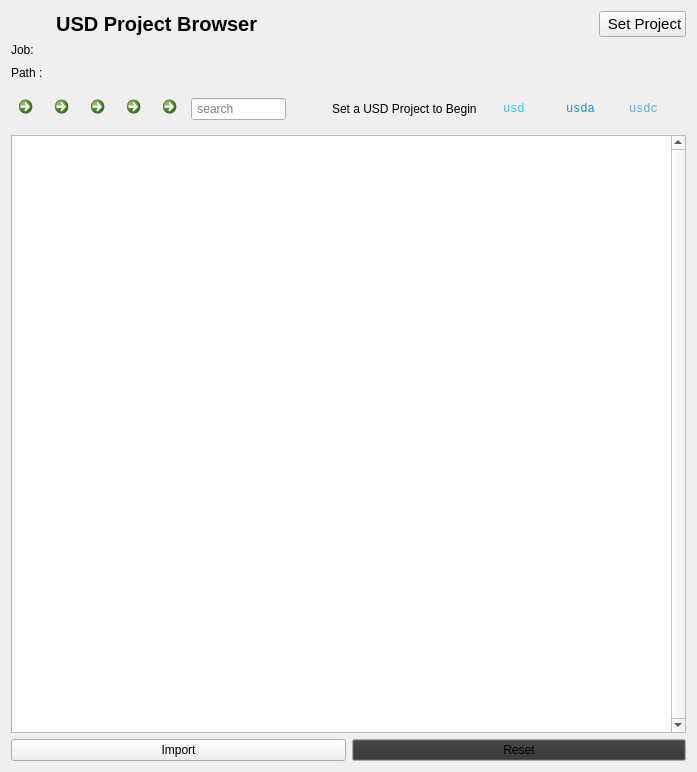
<?xml version="1.0" encoding="UTF-8"?>
<ui version="4.0">
 <class>Form</class>
 <widget class="QWidget" name="Form">
  <property name="enabled">
   <bool>true</bool>
  </property>
  <property name="geometry">
   <rect>
    <x>0</x>
    <y>0</y>
    <width>697</width>
    <height>772</height>
   </rect>
  </property>
  <property name="sizePolicy">
   <sizepolicy hsizetype="Expanding" vsizetype="Preferred">
    <horstretch>1</horstretch>
    <verstretch>0</verstretch>
   </sizepolicy>
  </property>
  <property name="minimumSize">
   <size>
    <width>1</width>
    <height>1</height>
   </size>
  </property>
  <property name="windowTitle">
   <string>Form</string>
  </property>
  <layout class="QVBoxLayout" name="verticalLayout">
   <item>
    <layout class="QGridLayout" name="gridLayout_2">
     <item row="2" column="0">
      <widget class="QLabel" name="jobpath">
       <property name="text">
        <string>Job:    </string>
       </property>
      </widget>
     </item>
     <item row="11" column="0">
      <layout class="QHBoxLayout" name="horizontalLayout_3">
       <item>
        <widget class="QPushButton" name="importbtn">
         <property name="cursor">
          <cursorShape>OpenHandCursor</cursorShape>
         </property>
         <property name="text">
          <string>Import</string>
         </property>
        </widget>
       </item>
       <item>
        <widget class="QPushButton" name="resetbtn">
         <property name="palette">
          <palette>
           <active>
            <colorrole role="Button">
             <brush brushstyle="SolidPattern">
              <color alpha="255">
               <red>55</red>
               <green>55</green>
               <blue>55</blue>
              </color>
             </brush>
            </colorrole>
           </active>
           <inactive>
            <colorrole role="Button">
             <brush brushstyle="SolidPattern">
              <color alpha="255">
               <red>50</red>
               <green>50</green>
               <blue>50</blue>
              </color>
             </brush>
            </colorrole>
           </inactive>
           <disabled>
            <colorrole role="Button">
             <brush brushstyle="SolidPattern">
              <color alpha="255">
               <red>55</red>
               <green>55</green>
               <blue>55</blue>
              </color>
             </brush>
            </colorrole>
           </disabled>
          </palette>
         </property>
         <property name="cursor">
          <cursorShape>OpenHandCursor</cursorShape>
         </property>
         <property name="autoFillBackground">
          <bool>false</bool>
         </property>
         <property name="styleSheet">
          <string notr="true"/>
         </property>
         <property name="text">
          <string>Reset</string>
         </property>
        </widget>
       </item>
      </layout>
     </item>
     <item row="9" column="0">
      <layout class="QHBoxLayout" name="horizontalLayout_2">
       <item>
        <widget class="QCommandLinkButton" name="backbtn">
         <property name="enabled">
          <bool>true</bool>
         </property>
         <property name="sizePolicy">
          <sizepolicy hsizetype="Fixed" vsizetype="Preferred">
           <horstretch>0</horstretch>
           <verstretch>0</verstretch>
          </sizepolicy>
         </property>
         <property name="minimumSize">
          <size>
           <width>30</width>
           <height>0</height>
          </size>
         </property>
         <property name="maximumSize">
          <size>
           <width>0</width>
           <height>16777215</height>
          </size>
         </property>
         <property name="cursor">
          <cursorShape>OpenHandCursor</cursorShape>
         </property>
         <property name="text">
          <string/>
         </property>
         <property name="icon">
          <iconset>
           <normaloff>../../../../../../../Documents/3D/QtDesigner/icons/BUTTONS/back.svg</normaloff>../../../../../../../Documents/3D/QtDesigner/icons/BUTTONS/back.svg</iconset>
         </property>
        </widget>
       </item>
       <item>
        <widget class="QCommandLinkButton" name="fwdbtn">
         <property name="sizePolicy">
          <sizepolicy hsizetype="Fixed" vsizetype="Preferred">
           <horstretch>0</horstretch>
           <verstretch>0</verstretch>
          </sizepolicy>
         </property>
         <property name="minimumSize">
          <size>
           <width>30</width>
           <height>0</height>
          </size>
         </property>
         <property name="maximumSize">
          <size>
           <width>0</width>
           <height>16777215</height>
          </size>
         </property>
         <property name="cursor">
          <cursorShape>OpenHandCursor</cursorShape>
         </property>
         <property name="text">
          <string/>
         </property>
         <property name="icon">
          <iconset>
           <normaloff>../../../../../../../Documents/3D/QtDesigner/icons/BUTTONS/forward.svg</normaloff>../../../../../../../Documents/3D/QtDesigner/icons/BUTTONS/forward.svg</iconset>
         </property>
        </widget>
       </item>
       <item>
        <widget class="QCommandLinkButton" name="sortbtn">
         <property name="sizePolicy">
          <sizepolicy hsizetype="Fixed" vsizetype="Preferred">
           <horstretch>0</horstretch>
           <verstretch>0</verstretch>
          </sizepolicy>
         </property>
         <property name="minimumSize">
          <size>
           <width>30</width>
           <height>0</height>
          </size>
         </property>
         <property name="maximumSize">
          <size>
           <width>0</width>
           <height>16777215</height>
          </size>
         </property>
         <property name="cursor">
          <cursorShape>OpenHandCursor</cursorShape>
         </property>
         <property name="text">
          <string/>
         </property>
         <property name="icon">
          <iconset>
           <normaloff>../../../../../../../Documents/3D/QtDesigner/icons/IMAGE/adaptpixelrange.svg</normaloff>../../../../../../../Documents/3D/QtDesigner/icons/IMAGE/adaptpixelrange.svg</iconset>
         </property>
        </widget>
       </item>
       <item>
        <widget class="QCommandLinkButton" name="refbtn">
         <property name="sizePolicy">
          <sizepolicy hsizetype="Fixed" vsizetype="Preferred">
           <horstretch>0</horstretch>
           <verstretch>0</verstretch>
          </sizepolicy>
         </property>
         <property name="minimumSize">
          <size>
           <width>30</width>
           <height>0</height>
          </size>
         </property>
         <property name="maximumSize">
          <size>
           <width>0</width>
           <height>16777215</height>
          </size>
         </property>
         <property name="cursor">
          <cursorShape>PointingHandCursor</cursorShape>
         </property>
         <property name="text">
          <string/>
         </property>
         <property name="icon">
          <iconset>
           <normaloff>../../../../../../../Documents/3D/QtDesigner/icons/BUTTONS/reload.svg</normaloff>../../../../../../../Documents/3D/QtDesigner/icons/BUTTONS/reload.svg</iconset>
         </property>
        </widget>
       </item>
       <item>
        <widget class="QCommandLinkButton" name="homebtn">
         <property name="sizePolicy">
          <sizepolicy hsizetype="Fixed" vsizetype="Preferred">
           <horstretch>0</horstretch>
           <verstretch>0</verstretch>
          </sizepolicy>
         </property>
         <property name="minimumSize">
          <size>
           <width>30</width>
           <height>0</height>
          </size>
         </property>
         <property name="maximumSize">
          <size>
           <width>0</width>
           <height>16777215</height>
          </size>
         </property>
         <property name="sizeIncrement">
          <size>
           <width>0</width>
           <height>0</height>
          </size>
         </property>
         <property name="baseSize">
          <size>
           <width>0</width>
           <height>0</height>
          </size>
         </property>
         <property name="cursor">
          <cursorShape>PointingHandCursor</cursorShape>
         </property>
         <property name="text">
          <string/>
         </property>
         <property name="icon">
          <iconset>
           <normaloff>../../../../../../../Documents/3D/QtDesigner/icons/IMAGE/home.svg</normaloff>../../../../../../../Documents/3D/QtDesigner/icons/IMAGE/home.svg</iconset>
         </property>
        </widget>
       </item>
       <item alignment="Qt::AlignLeft|Qt::AlignVCenter">
        <widget class="QLineEdit" name="searchbar">
         <property name="enabled">
          <bool>true</bool>
         </property>
         <property name="sizePolicy">
          <sizepolicy hsizetype="Fixed" vsizetype="Preferred">
           <horstretch>0</horstretch>
           <verstretch>0</verstretch>
          </sizepolicy>
         </property>
         <property name="minimumSize">
          <size>
           <width>80</width>
           <height>0</height>
          </size>
         </property>
         <property name="maximumSize">
          <size>
           <width>100000</width>
           <height>100000</height>
          </size>
         </property>
         <property name="sizeIncrement">
          <size>
           <width>1</width>
           <height>0</height>
          </size>
         </property>
         <property name="baseSize">
          <size>
           <width>1</width>
           <height>0</height>
          </size>
         </property>
         <property name="font">
          <font>
           <kerning>true</kerning>
          </font>
         </property>
         <property name="text">
          <string/>
         </property>
         <property name="cursorPosition">
          <number>0</number>
         </property>
         <property name="dragEnabled">
          <bool>false</bool>
         </property>
         <property name="readOnly">
          <bool>false</bool>
         </property>
         <property name="placeholderText">
          <string> search</string>
         </property>
         <property name="clearButtonEnabled">
          <bool>true</bool>
         </property>
        </widget>
       </item>
       <item>
        <spacer name="initspace">
         <property name="orientation">
          <enum>Qt::Horizontal</enum>
         </property>
         <property name="sizeType">
          <enum>QSizePolicy::Fixed</enum>
         </property>
         <property name="sizeHint" stdset="0">
          <size>
           <width>40</width>
           <height>20</height>
          </size>
         </property>
        </spacer>
       </item>
       <item alignment="Qt::AlignHCenter">
        <widget class="QLabel" name="initlbl">
         <property name="text">
          <string>Set a USD Project to Begin</string>
         </property>
        </widget>
       </item>
       <item>
        <spacer name="horizontalSpacer">
         <property name="orientation">
          <enum>Qt::Horizontal</enum>
         </property>
         <property name="sizeType">
          <enum>QSizePolicy::Fixed</enum>
         </property>
         <property name="sizeHint" stdset="0">
          <size>
           <width>20</width>
           <height>20</height>
          </size>
         </property>
        </spacer>
       </item>
       <item alignment="Qt::AlignTop">
        <widget class="QLabel" name="usdlbl">
         <property name="sizePolicy">
          <sizepolicy hsizetype="Fixed" vsizetype="Fixed">
           <horstretch>0</horstretch>
           <verstretch>0</verstretch>
          </sizepolicy>
         </property>
         <property name="minimumSize">
          <size>
           <width>40</width>
           <height>40</height>
          </size>
         </property>
         <property name="maximumSize">
          <size>
           <width>0</width>
           <height>0</height>
          </size>
         </property>
         <property name="font">
          <font>
           <family>Consolas</family>
          </font>
         </property>
         <property name="styleSheet">
          <string notr="true">QLabel {
    color: #36C3F1;
}</string>
         </property>
         <property name="text">
          <string>usd</string>
         </property>
        </widget>
       </item>
       <item>
        <spacer name="horizontalSpacer_2">
         <property name="orientation">
          <enum>Qt::Horizontal</enum>
         </property>
         <property name="sizeType">
          <enum>QSizePolicy::Fixed</enum>
         </property>
         <property name="sizeHint" stdset="0">
          <size>
           <width>17</width>
           <height>20</height>
          </size>
         </property>
        </spacer>
       </item>
       <item alignment="Qt::AlignTop">
        <widget class="QLabel" name="usdalbl">
         <property name="enabled">
          <bool>true</bool>
         </property>
         <property name="sizePolicy">
          <sizepolicy hsizetype="Fixed" vsizetype="Fixed">
           <horstretch>0</horstretch>
           <verstretch>0</verstretch>
          </sizepolicy>
         </property>
         <property name="minimumSize">
          <size>
           <width>40</width>
           <height>40</height>
          </size>
         </property>
         <property name="maximumSize">
          <size>
           <width>0</width>
           <height>0</height>
          </size>
         </property>
         <property name="font">
          <font>
           <family>Consolas</family>
          </font>
         </property>
         <property name="styleSheet">
          <string notr="true">QLabel {
    color: #1F8ECD;
}</string>
         </property>
         <property name="text">
          <string>usda</string>
         </property>
        </widget>
       </item>
       <item>
        <spacer name="horizontalSpacer_3">
         <property name="orientation">
          <enum>Qt::Horizontal</enum>
         </property>
         <property name="sizeType">
          <enum>QSizePolicy::Fixed</enum>
         </property>
         <property name="sizeHint" stdset="0">
          <size>
           <width>17</width>
           <height>20</height>
          </size>
         </property>
        </spacer>
       </item>
       <item alignment="Qt::AlignTop">
        <widget class="QLabel" name="usdclbl">
         <property name="sizePolicy">
          <sizepolicy hsizetype="Fixed" vsizetype="Fixed">
           <horstretch>0</horstretch>
           <verstretch>0</verstretch>
          </sizepolicy>
         </property>
         <property name="minimumSize">
          <size>
           <width>40</width>
           <height>40</height>
          </size>
         </property>
         <property name="maximumSize">
          <size>
           <width>0</width>
           <height>0</height>
          </size>
         </property>
         <property name="font">
          <font>
           <family>Consolas</family>
          </font>
         </property>
         <property name="styleSheet">
          <string notr="true">QLabel{
    color: #5DAADA;
}</string>
         </property>
         <property name="text">
          <string>usdc   </string>
         </property>
        </widget>
       </item>
       <item>
        <spacer name="horizontalSpacer_4">
         <property name="orientation">
          <enum>Qt::Horizontal</enum>
         </property>
         <property name="sizeType">
          <enum>QSizePolicy::Fixed</enum>
         </property>
         <property name="sizeHint" stdset="0">
          <size>
           <width>17</width>
           <height>20</height>
          </size>
         </property>
        </spacer>
       </item>
      </layout>
     </item>
     <item row="7" column="0">
      <layout class="QHBoxLayout" name="horizontalLayout_5">
       <item>
        <widget class="QLabel" name="projpath">
         <property name="text">
          <string>Path :  </string>
         </property>
        </widget>
       </item>
       <item alignment="Qt::AlignRight">
        <widget class="QLabel" name="cmtlbl">
         <property name="sizePolicy">
          <sizepolicy hsizetype="Fixed" vsizetype="Fixed">
           <horstretch>0</horstretch>
           <verstretch>0</verstretch>
          </sizepolicy>
         </property>
         <property name="minimumSize">
          <size>
           <width>0</width>
           <height>0</height>
          </size>
         </property>
         <property name="maximumSize">
          <size>
           <width>400</width>
           <height>20</height>
          </size>
         </property>
         <property name="text">
          <string/>
         </property>
        </widget>
       </item>
       <item>
        <spacer name="horizontalSpacer_5">
         <property name="orientation">
          <enum>Qt::Horizontal</enum>
         </property>
         <property name="sizeType">
          <enum>QSizePolicy::Fixed</enum>
         </property>
         <property name="sizeHint" stdset="0">
          <size>
           <width>40</width>
           <height>20</height>
          </size>
         </property>
        </spacer>
       </item>
      </layout>
     </item>
     <item row="10" column="0">
      <widget class="QListWidget" name="scenelist">
       <property name="verticalScrollBarPolicy">
        <enum>Qt::ScrollBarAlwaysOn</enum>
       </property>
       <property name="autoScrollMargin">
        <number>16</number>
       </property>
       <property name="viewMode">
        <enum>QListView::ListMode</enum>
       </property>
      </widget>
     </item>
     <item row="1" column="0">
      <layout class="QHBoxLayout" name="horizontalLayout">
       <item>
        <widget class="QLabel" name="usdlogo">
         <property name="maximumSize">
          <size>
           <width>28</width>
           <height>31</height>
          </size>
         </property>
         <property name="font">
          <font>
           <pointsize>16</pointsize>
          </font>
         </property>
         <property name="text">
          <string/>
         </property>
         <property name="pixmap">
          <pixmap>../../../../../../../Downloads/image2vector(4).svg</pixmap>
         </property>
         <property name="alignment">
          <set>Qt::AlignCenter</set>
         </property>
        </widget>
       </item>
       <item>
        <widget class="QLabel" name="projname">
         <property name="font">
          <font>
           <pointsize>15</pointsize>
           <bold>true</bold>
          </font>
         </property>
         <property name="text">
          <string>  USD Project Browser</string>
         </property>
        </widget>
       </item>
       <item alignment="Qt::AlignRight">
        <widget class="QPushButton" name="setproj">
         <property name="sizeIncrement">
          <size>
           <width>0</width>
           <height>0</height>
          </size>
         </property>
         <property name="baseSize">
          <size>
           <width>0</width>
           <height>0</height>
          </size>
         </property>
         <property name="font">
          <font>
           <pointsize>11</pointsize>
           <kerning>true</kerning>
          </font>
         </property>
         <property name="cursor">
          <cursorShape>OpenHandCursor</cursorShape>
         </property>
         <property name="text">
          <string> Set Project</string>
         </property>
         <property name="icon">
          <iconset>
           <normaloff>../../../../../../../Documents/3D/QtDesigner/icons/BUTTONS/chooser_folder.svg</normaloff>../../../../../../../Documents/3D/QtDesigner/icons/BUTTONS/chooser_folder.svg</iconset>
         </property>
         <property name="iconSize">
          <size>
           <width>16</width>
           <height>16</height>
          </size>
         </property>
         <property name="shortcut">
          <string/>
         </property>
         <property name="autoDefault">
          <bool>false</bool>
         </property>
         <property name="default">
          <bool>false</bool>
         </property>
         <property name="flat">
          <bool>false</bool>
         </property>
        </widget>
       </item>
      </layout>
     </item>
    </layout>
   </item>
  </layout>
 </widget>
 <resources>
  <include location="resource.qrc"/>
 </resources>
 <connections/>
</ui>
